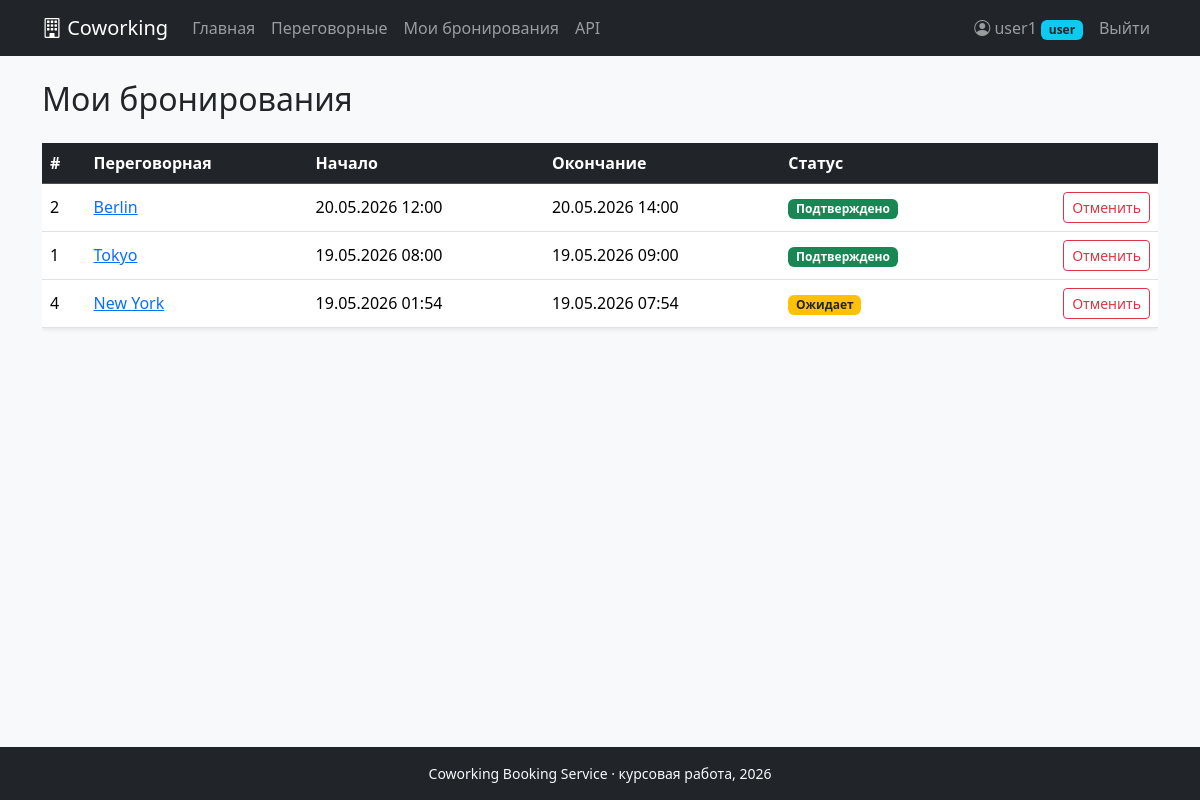
The app's page /my-bookings/ (signed in), older data.
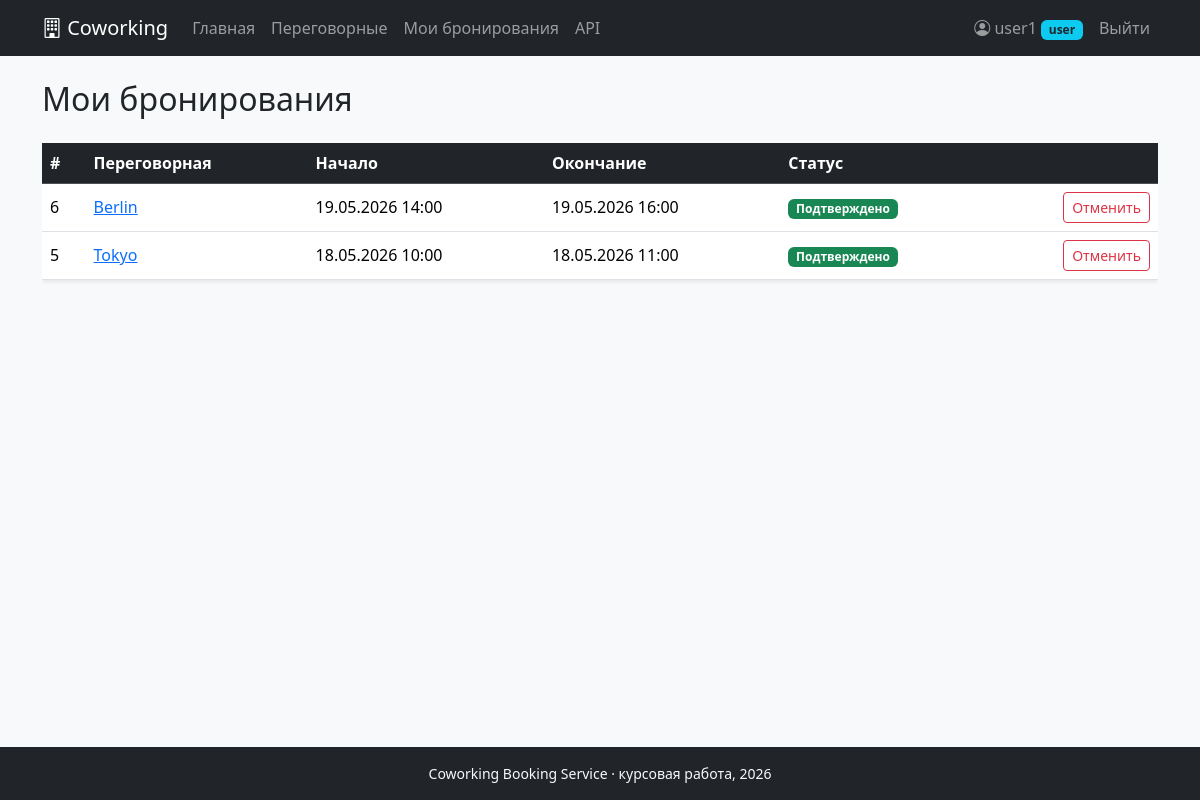
The same page, newer data.
### rooms/models.py (models this page shows, shortened)
class Booking(models.Model):
    STATUS_PENDING = 'pending'
    STATUS_CONFIRMED = 'confirmed'
    STATUS_CANCELLED = 'cancelled'
    STATUS_CHOICES = [
        (STATUS_PENDING, 'Ожидает'),
        (STATUS_CONFIRMED, 'Подтверждено'),
        (STATUS_CANCELLED, 'Отменено'),
    ]
    user = models.ForeignKey(
        settings.AUTH_USER_MODEL,
        on_delete=models.CASCADE,
        related_name='bookings',
        verbose_name='Пользователь',
    )
    room = models.ForeignKey(
        Room,
        on_delete=models.CASCADE,
        related_name='bookings',
        verbose_name='Переговорная',
    )
    start_time = models.DateTimeField(verbose_name='Начало')
    end_time = models.DateTimeField(verbose_name='Окончание')
    status = models.CharField(
        max_length=20,
        choices=STATUS_CHOICES,
        default=STATUS_PENDING,
        verbose_name='Статус',
    )
    created_at = models.DateTimeField(auto_now_add=True, verbose_name='Создано')
    class Meta:
        verbose_name = 'Бронирование'
        verbose_name_plural = 'Бронирования'
        ordering = ['-start_time']

class Room(models.Model):
    title = models.CharField(max_length=100, verbose_name='Название')
    description = models.TextField(blank=True, verbose_name='Описание')
    capacity = models.PositiveIntegerField(verbose_name='Вместимость')
    location = models.CharField(
        max_length=255,
        blank=True,
        default='',
        verbose_name='Локация',
    )
    price_per_hour = models.DecimalField(
        max_digits=10,
        decimal_places=2,
        default=0,
        verbose_name='Цена за час',
    )
    is_active = models.BooleanField(default=True, verbose_name='Активна')
    image = models.ImageField(
        upload_to='rooms/',
        blank=True,
        null=True,
        verbose_name='Изображение',
    )
    created_at = models.DateTimeField(auto_now_add=True, verbose_name='Создана')
    class Meta:
        verbose_name = 'Переговорная'
        verbose_name_plural = 'Переговорные'
        ordering = ['-created_at']

### rooms/views.py (the view)
# urls.py: path('my-bookings/', views.my_bookings, name='my_bookings'),
@login_required
def my_bookings(request):
    bookings = Booking.objects.filter(user=request.user).select_related('room')
    return render(request, 'rooms/booking_list.html', {
        'bookings': bookings,
        'manager_view': False,
    })

### users/models.py (called while the page is built)
    @property
    def is_manager(self) -> bool:
        return self.role in (self.ROLE_MANAGER, self.ROLE_ADMIN)

### templates/rooms/booking_list.html (shortened to what this page needs)
{% extends 'base.html' %}
{% block content %}
<h1 class="h2 mb-4">{% if manager_view %}Все бронирования{% else %}Мои бронирования{% endif %}</h1>
{% if bookings %}
    <div class="table-responsive">
        <table class="table table-hover align-middle bg-white shadow-sm">
            <thead class="table-dark">
                <tr>
                    <th>#</th>
                    <th>Переговорная</th>
                    <th>Начало</th>
                    <th>Окончание</th>
                    <th>Статус</th>
                    <th></th>
                </tr>
            </thead>
            <tbody>
                {% for booking in bookings %}
                    <tr>
                        <td>{{ booking.id }}</td>
                        <td><a href="{% url 'room_detail' booking.room.pk %}">{{ booking.room.title }}</a></td>
                        <td>{{ booking.start_time|date:'d.m.Y H:i' }}</td>
                        <td>{{ booking.end_time|date:'d.m.Y H:i' }}</td>
                        <td>
                            {% if booking.status == 'confirmed' %}
                                <span class="badge bg-success">{{ booking.get_status_display }}</span>
                            {% elif booking.status == 'pending' %}
                                <span class="badge bg-warning text-dark">{{ booking.get_status_display }}</span>
                            {% else %}
                                <span class="badge bg-secondary">{{ booking.get_status_display }}</span>
                            {% endif %}
                        </td>
                        <td class="text-end">
                            {% if manager_view %}
                                <form method="post" action="{% url 'booking_set_status' booking.pk %}" class="d-inline">
                                    {% csrf_token %}
                                    <select name="status" class="form-select form-select-sm d-inline w-auto">
                                        {% for value, label in status_choices %}
                                            <option value="{{ value }}" {% if booking.status == value %}selected{% endif %}>{{ label }}</option>
                                        {% endfor %}
                                    </select>
                                    <button class="btn btn-sm btn-primary">OK</button>
                                </form>
                            {% elif booking.status != 'cancelled' %}
                                <form method="post" action="{% url 'booking_cancel' booking.pk %}" class="d-inline"
                                      onsubmit="return confirm('Отменить бронирование?');">
                                    <button class="btn btn-sm btn-outline-danger">Отменить</button>
                                </form>
                            {% endif %}
                        </td>
                    </tr>
                {% endfor %}
            </tbody>
        </table>
    </div>
{% else %}
    <div class="alert alert-info">Бронирований пока нет.</div>
{% endif %}
{% endblock %}

### templates/base.html (shortened to what this page needs)
{% load static %}
<!DOCTYPE html>
<html lang="ru">
<head>
    <link href="https://cdn.jsdelivr.net/npm/bootstrap@5.3.3/dist/css/bootstrap.min.css" rel="stylesheet">
    <link href="https://cdn.jsdelivr.net/npm/bootstrap-icons@1.11.3/font/bootstrap-icons.css" rel="stylesheet">
</head>
<body class="d-flex flex-column min-vh-100 bg-light">
<nav class="navbar navbar-expand-lg navbar-dark bg-dark">
    <div class="container">
        <a class="navbar-brand" href="{% url 'home' %}">
            <i class="bi bi-building"></i> Coworking
        </a>
        <div class="collapse navbar-collapse" id="nav">
            <ul class="navbar-nav me-auto">
                <li class="nav-item">
                    <a class="nav-link" href="{% url 'home' %}">Главная</a>
                </li>
                <li class="nav-item">
                    <a class="nav-link" href="{% url 'room_list' %}">Переговорные</a>
                </li>
                {% if user.is_authenticated %}
                    <li class="nav-item">
                        <a class="nav-link" href="{% url 'my_bookings' %}">Мои бронирования</a>
                    </li>
                {% endif %}
                <li class="nav-item">
                    <a class="nav-link" href="/api/docs/">API</a>
                </li>
            </ul>
            <ul class="navbar-nav">
                {% if user.is_authenticated %}
                    <li class="nav-item">
                        <a class="nav-link" href="{% url 'profile' %}">
                            <i class="bi bi-person-circle"></i> {{ user.username }}
                            {% if user.profile.role == 'admin' %}
                                <span class="badge bg-danger">admin</span>
                            {% elif user.profile.role == 'manager' %}
                                <span class="badge bg-warning text-dark">manager</span>
                            {% else %}
                                <span class="badge bg-info text-dark">user</span>
                            {% endif %}
                        </a>
                    </li>
                    <li class="nav-item">
                        <form method="post" action="{% url 'logout' %}" class="d-inline">
                            <button type="submit" class="btn btn-link nav-link">Выйти</button>
                        </form>
                    </li>
                {% endif %}
            </ul>
        </div>
    </div>
</nav>
<main class="container py-4 flex-grow-1">
    {% block content %}{% endblock %}
</main>
<footer class="bg-dark text-light py-3 mt-auto">
    <div class="container text-center small">
        <span>Coworking Booking Service &middot; курсовая работа, 2026</span>
    </div>
</footer>
</body>
</html>

Row changes from the older to the newer data that the page shows:
removed Booking: id "2", room "Berlin", start_time "20.05.2026 12:00", end_time "20.05.2026 14:00", status "Подтверждено", shows "Отменить"
removed Booking: id "1", room "Tokyo", start_time "19.05.2026 08:00", end_time "19.05.2026 09:00", status "Подтверждено", shows "Отменить"
removed Booking: id "4", room "New York", start_time "19.05.2026 01:54", end_time "19.05.2026 07:54", status "Ожидает", shows "Отменить"
added Booking: id "6", room "Berlin", start_time "19.05.2026 14:00", end_time "19.05.2026 16:00", status "Подтверждено", shows "Отменить"
added Booking: id "5", room "Tokyo", start_time "18.05.2026 10:00", end_time "18.05.2026 11:00", status "Подтверждено", shows "Отменить"
